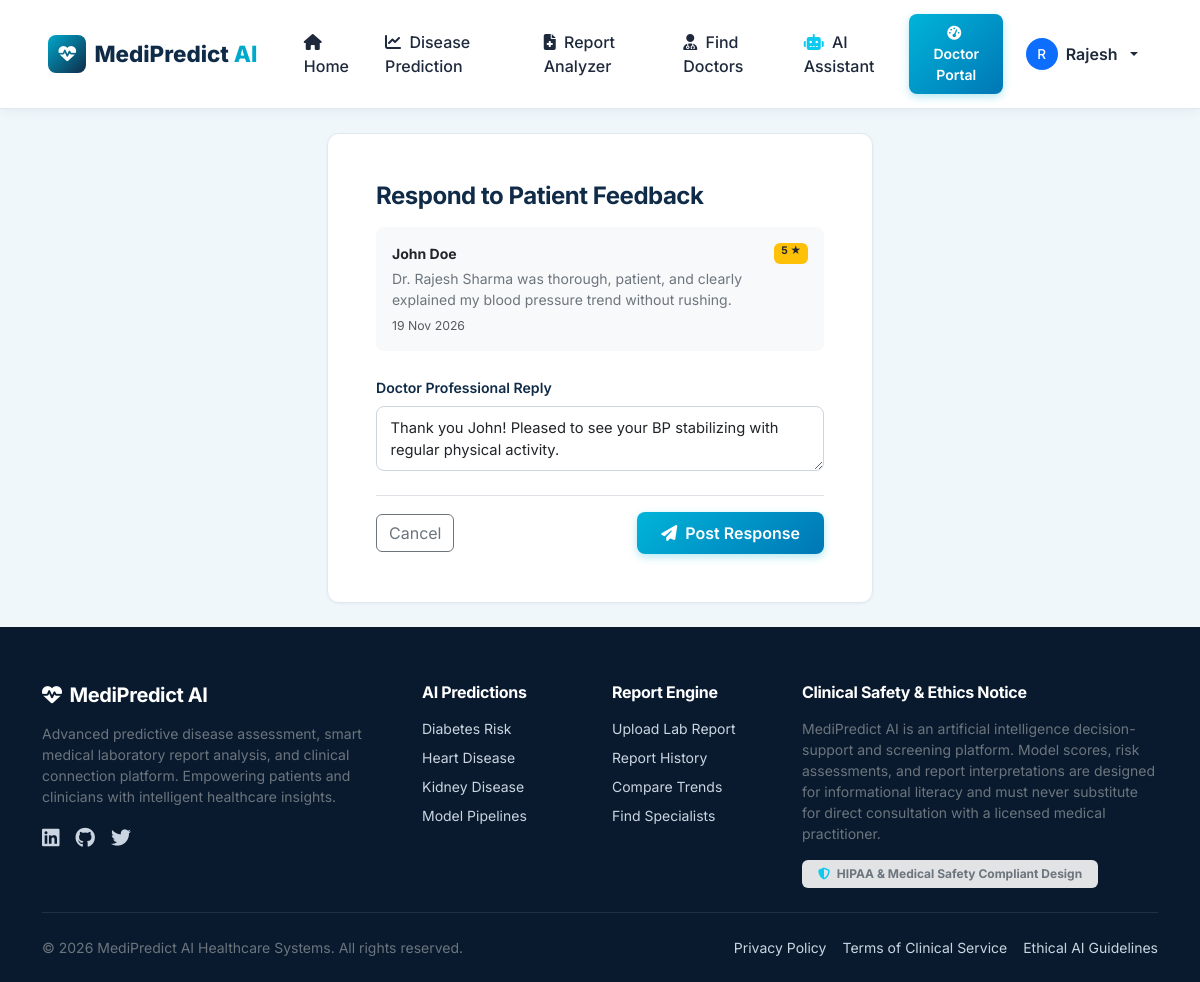
/appointments/review-reply/1/ (signed in), run on the app's committed database.
### core/models.py (models this page shows, shortened)
class CustomUser(AbstractUser):
    ROLE_CHOICES = (
        ('PATIENT', 'Patient'),
        ('DOCTOR', 'Doctor'),
        ('ADMIN', 'Administrator'),
    )
    role = models.CharField(max_length=15, choices=ROLE_CHOICES, default='PATIENT')
    phone = models.CharField(max_length=20, blank=True, null=True)
    date_of_birth = models.DateField(blank=True, null=True)
    gender = models.CharField(
        max_length=15,
        choices=[('Male', 'Male'), ('Female', 'Female'), ('Other', 'Other')],
        blank=True, null=True
    )
    profile_picture = models.ImageField(upload_to='avatars/', blank=True, null=True)
    created_at = models.DateTimeField(auto_now_add=True)
    updated_at = models.DateTimeField(auto_now=True)
    @property
    def is_patient(self):
        return self.role == 'PATIENT'
    @property
    def is_doctor(self):
        return self.role == 'DOCTOR'
    @property
    def is_platform_admin(self):
        return self.role == 'ADMIN' or self.is_superuser

### appointments/models.py (models this page shows, shortened)
class DoctorReview(models.Model):
    patient = models.ForeignKey(settings.AUTH_USER_MODEL, on_delete=models.CASCADE, related_name='given_reviews')
    doctor = models.ForeignKey(DoctorProfile, on_delete=models.CASCADE, related_name='received_reviews')
    rating = models.PositiveSmallIntegerField(choices=[(i, f"{i} Stars") for i in range(1, 6)], default=5)
    comment = models.TextField(help_text="Patient feedback regarding consultation and care")
    doctor_reply = models.TextField(blank=True, null=True, help_text="Response from the attending doctor")
    created_at = models.DateTimeField(auto_now_add=True)
    class Meta:
        ordering = ['-created_at']

### appointments/views.py (the view)
# urls.py: path('review-reply/<int:pk>/', views.doctor_reply_review, name='reply_review'),
@login_required
def doctor_reply_review(request, pk):
    review = get_object_or_404(DoctorReview, pk=pk)
    if not (request.user.is_doctor and request.user.doctor_profile == review.doctor):
        messages.error(request, "Only the reviewed physician can post a response.")
        return redirect('appointments:find_doctors')
    if request.method == 'POST':
        form = DoctorReplyForm(request.POST, instance=review)
        if form.is_valid():
            form.save()
            messages.success(request, "Professional response posted.")
            return redirect('appointments:doctor_detail', pk=review.doctor.pk)
    else:
        form = DoctorReplyForm(instance=review)
    return render(request, 'appointments/reply_review.html', {
        'review': review,
        'form': form
    })

### appointments/forms.py
class DoctorReplyForm(forms.ModelForm):
    class Meta:
        model = DoctorReview
        fields = ['doctor_reply']
        widgets = {
            'doctor_reply': forms.Textarea(attrs={'class': 'form-control', 'rows': 2, 'placeholder': 'Type your professional reply to the patient...'}),
        }

### templates/appointments/reply_review.html (shortened to what this page needs)
{% extends 'base.html' %}
{% block content %}
<div class="container py-4">
    <div class="row justify-content-center">
        <div class="col-lg-6">
            <div class="card card-medi p-4 p-md-5">
                <h4 class="fw-bold mb-3">Respond to Patient Feedback</h4>
                <div class="p-3 bg-light rounded-3 mb-4 small">
                    <div class="d-flex justify-content-between mb-1">
                        <strong>{{ review.patient.get_full_name|default:review.patient.username }}</strong>
                        <span class="badge bg-warning text-dark">{{ review.rating }} ★</span>
                    </div>
                    <div class="text-secondary mb-1">{{ review.comment }}</div>
                    <small class="text-muted">{{ review.created_at|date:"d M Y" }}</small>
                </div>
                <form method="post">
                    <div class="mb-4">
                        <label class="form-label">Doctor Professional Reply</label>
                        {{ form.doctor_reply }}
                    </div>
                    <div class="d-flex justify-content-between align-items-center pt-3 border-top">
                        <a href="{% url 'appointments:doctor_manage' %}" class="btn btn-outline-secondary">Cancel</a>
                        <button type="submit" class="btn btn-cyan px-4">
                            <i class="fa-solid fa-paper-plane me-1"></i> Post Response
                        </button>
                    </div>
                </form>
            </div>
        </div>
    </div>
</div>
{% endblock %}

### templates/base.html (shortened to what this page needs)
<!DOCTYPE html>
<html lang="en">
<head>
    <link href="https://cdn.jsdelivr.net/npm/bootstrap@5.3.3/dist/css/bootstrap.min.css" rel="stylesheet">
    <link rel="stylesheet" href="https://cdnjs.cloudflare.com/ajax/libs/font-awesome/6.5.1/css/all.min.css">
    <link rel="stylesheet" href="https://unpkg.com/leaflet@1.9.4/dist/leaflet.css" />
    <link rel="stylesheet" href="/static/css/medipredict.css">
</head>
<body>
    <nav class="navbar navbar-expand-lg navbar-medipredict sticky-top">
        <div class="container-fluid px-lg-4">
            <a class="navbar-brand" href="{% url 'core:home' %}">
                <span class="brand-badge"><i class="fa-solid fa-heart-pulse"></i></span>
                <span>MediPredict <span style="color: var(--cyan-accent);">AI</span></span>
            </a>
            <div class="collapse navbar-collapse" id="navContent">
                <ul class="navbar-nav me-auto mb-2 mb-lg-0 ms-lg-3">
                    <li class="nav-item">
                        <a class="nav-link" href="{% url 'core:home' %}"><i class="fa-solid fa-house me-1"></i> Home</a>
                    </li>
                    <li class="nav-item">
                        <a class="nav-link" href="{% url 'predictions:home' %}"><i class="fa-solid fa-chart-line me-1"></i> Disease Prediction</a>
                    </li>
                    <li class="nav-item">
                        <a class="nav-link" href="{% url 'reports:upload' %}"><i class="fa-solid fa-file-medical me-1"></i> Report Analyzer</a>
                    </li>
                    <li class="nav-item">
                        <a class="nav-link" href="{% url 'appointments:find_doctors' %}"><i class="fa-solid fa-user-doctor me-1"></i> Find Doctors</a>
                    </li>
                    {% if user.is_authenticated %}
                        <li class="nav-item">
                            <a class="nav-link" href="{% url 'assistant:chat' %}"><i class="fa-solid fa-robot me-1 text-info"></i> AI Assistant</a>
                        </li>
                    {% endif %}
                </ul>
                <ul class="navbar-nav ms-auto align-items-center gap-2">
                    {% if user.is_authenticated %}
                        <li class="nav-item">
                            <a href="{% url 'core:dashboard_redirect' %}" class="btn btn-sm btn-cyan">
                                <i class="fa-solid fa-gauge-high me-1"></i>
                                {% if user.is_platform_admin %}Admin Dashboard
                                {% elif user.is_doctor %}Doctor Portal
                                {% else %}Patient Portal
                                {% endif %}
                            </a>
                        </li>
                        <li class="nav-item dropdown">
                            <a class="nav-link dropdown-toggle d-flex align-items-center gap-2" href="#" role="button" data-bs-toggle="dropdown">
                                <div class="rounded-circle bg-primary text-white d-flex align-items-center justify-content-center" style="width: 32px; height: 32px; font-size: 0.85rem;">
                                    {{ user.first_name|first|default:user.username|first|upper }}
                                </div>
                                <span class="d-none d-md-inline fw-semibold">{{ user.first_name|default:user.username }}</span>
                            </a>
                        </li>
                    {% endif %}
                </ul>
            </div>
        </div>
    </nav>
    <main class="flex-grow-1">
        {% block content %}{% endblock %}
    </main>
    <footer class="footer-medipredict">
        <div class="container">
            <div class="row g-4">
                <div class="col-lg-4 col-md-6">
                    <h5 class="text-white mb-3 d-flex align-items-center gap-2">
                        <span class="brand-badge"><i class="fa-solid fa-heart-pulse"></i></span>
                        MediPredict AI
                    </h5>
                    <p class="small text-secondary">
                        Advanced predictive disease assessment, smart medical laboratory report analysis, and clinical connection platform. Empowering patients and clinicians with intelligent healthcare insights.
                    </p>
                    <div class="d-flex gap-3 text-secondary fs-5 mt-3">
                        <a href="#"><i class="fa-brands fa-linkedin"></i></a>
                        <a href="#"><i class="fa-brands fa-github"></i></a>
                        <a href="#"><i class="fa-brands fa-twitter"></i></a>
                    </div>
                </div>
                <div class="col-lg-2 col-md-3 col-6">
                    <h6 class="text-white mb-3">AI Predictions</h6>
                    <ul class="list-unstyled small">
                        <li class="mb-2"><a href="{% url 'predictions:diabetes' %}">Diabetes Risk</a></li>
                        <li class="mb-2"><a href="{% url 'predictions:heart' %}">Heart Disease</a></li>
                        <li class="mb-2"><a href="{% url 'predictions:kidney' %}">Kidney Disease</a></li>
                        <li class="mb-2"><a href="{% url 'predictions:home' %}">Model Pipelines</a></li>
                    </ul>
                </div>
                <div class="col-lg-2 col-md-3 col-6">
                    <h6 class="text-white mb-3">Report Engine</h6>
                    <ul class="list-unstyled small">
                        <li class="mb-2"><a href="{% url 'reports:upload' %}">Upload Lab Report</a></li>
                        <li class="mb-2"><a href="{% url 'reports:history' %}">Report History</a></li>
                        <li class="mb-2"><a href="{% url 'reports:compare' %}">Compare Trends</a></li>
                        <li class="mb-2"><a href="{% url 'appointments:find_doctors' %}">Find Specialists</a></li>
                    </ul>
                </div>
                <div class="col-lg-4 col-md-12">
                    <h6 class="text-white mb-3">Clinical Safety & Ethics Notice</h6>
                    <p class="small text-secondary">
                        MediPredict AI is an artificial intelligence decision-support and screening platform. Model scores, risk assessments, and report interpretations are designed for informational literacy and must never substitute for direct consultation with a licensed medical practitioner.
                    </p>
                    <span class="badge bg-secondary-subtle text-secondary small py-2 px-3">
                        <i class="fa-solid fa-shield-halved text-info me-1"></i> HIPAA & Medical Safety Compliant Design
                    </span>
                </div>
            </div>
            <hr class="border-secondary my-4">
            <div class="d-flex flex-column flex-sm-row justify-content-between align-items-center small text-secondary">
                <div>© 2026 MediPredict AI Healthcare Systems. All rights reserved.</div>
                <div class="d-flex gap-3 mt-2 mt-sm-0">
                    <a href="#">Privacy Policy</a>
                    <a href="#">Terms of Clinical Service</a>
                    <a href="#">Ethical AI Guidelines</a>
                </div>
            </div>
        </div>
    </footer>
</body>
</html>

### static/css/medipredict.css (style rules this page uses)
:root { --primary-navy: #0f2b48; --navy-dark: #091a2e; --cyan-accent: #00a8cc; --cyan-hover: #0090af; --cyan-light: #e0f7fa; --cyan-glow: #2cd4f5; --bg-ice: #f0f7fb; --surface-card: #ffffff; --text-primary: #1e293b; --text-muted: #64748b; --border-subtle: #e2e8f0; --shadow-sm: 0 1px 3px rgba(15, 43, 72, 0.05); --shadow-md: 0 4px 12px rgba(15, 43, 72, 0.08); --shadow-lg: 0 12px 28px rgba(15, 43, 72, 0.12); --radius-sm: 8px; --radius-md: 12px; --radius-lg: 18px; --transition: all 0.25s cubic-bezier(0.4, 0, 0.2, 1); }
body { font-family: 'Inter', -apple-system, BlinkMacSystemFont, 'Segoe UI', Roboto, Helvetica, Arial, sans-serif; background-color: var(--bg-ice); color: var(--text-primary); min-height: 100vh; display: flex; flex-direction: column; }
h1, h2, h3, h4, h5, h6 { color: var(--primary-navy); font-weight: 700; letter-spacing: -0.02em; }
.navbar-medipredict { background-color: #ffffff; box-shadow: 0 2px 10px rgba(15, 43, 72, 0.06); border-bottom: 1px solid var(--border-subtle); padding: 0.85rem 1.5rem; }
.navbar-brand { font-weight: 800; font-size: 1.4rem; color: var(--primary-navy) !important; display: flex; align-items: center; gap: 0.5rem; }
.navbar-brand .brand-badge { background: linear-gradient(135deg, var(--cyan-accent), var(--primary-navy)); color: white; padding: 0.35rem 0.65rem; border-radius: 8px; font-size: 1.1rem; }
.nav-link { font-weight: 500; color: var(--text-primary) !important; padding: 0.5rem 0.9rem !important; border-radius: var(--radius-sm); transition: var(--transition); }
.btn-cyan { background: linear-gradient(135deg, #00b4d8, #0077b6); color: #ffffff; font-weight: 600; border: none; border-radius: var(--radius-sm); padding: 0.55rem 1.25rem; box-shadow: 0 3px 8px rgba(0, 180, 216, 0.3); transition: var(--transition); }
.card-medi { background: #ffffff; border-radius: var(--radius-md); border: 1px solid var(--border-subtle); box-shadow: var(--shadow-sm); transition: var(--transition); }
.form-label { font-weight: 600; font-size: 0.88rem; color: var(--primary-navy); }
.form-control, .form-select { border-radius: var(--radius-sm); border: 1.5px solid #cbd5e1; padding: 0.6rem 0.85rem; font-size: 0.92rem; transition: var(--transition); }
.footer-medipredict { background-color: var(--navy-dark); color: #94a3b8; padding: 3.5rem 0 1.5rem; margin-top: auto; }
.footer-medipredict a { color: #cbd5e1; text-decoration: none; transition: var(--transition); }

### data on the page
CustomUser: first_name|first "R", first_name "Rajesh"
DoctorReview: patient.get_full_name "John Doe", rating "5", comment "Dr. Rajesh Sharma was thorough, patient, and clearly explained my blood pressure trend without rushing.", created_at "19 Nov 2026", doctor_reply "Thank you John! Pleased to see your BP stabilizing with regular physical activity."
